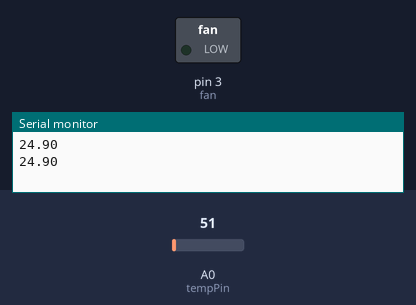
Bench run of a sketch on a simulated Arduino Uno, built with avr-gcc and run on an emulated ATmega328P. Parts: switched loads named in the sketch (green lamp = pin HIGH), the last lines printed to the serial monitor. The test bench sets the inputs (shaded band); at power-on: A0 (tempPin) = 51.

Above: at 1.8 s.
1.9 s: A0 (tempPin) set to 61
At 3.8 s:
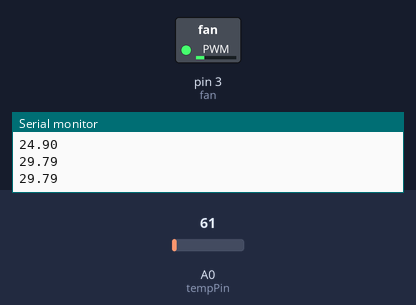
4.5 s: A0 (tempPin) set to 71
At 7.2 s:
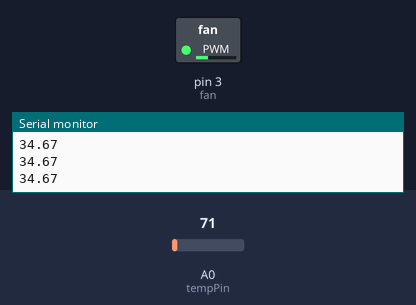
7.5 s: A0 (tempPin) set to 112
At 9.7 s:
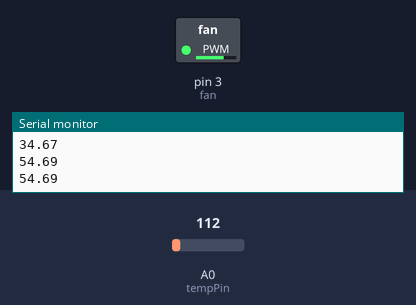
Timing chart, 0 to 11.2 s (numbered marks = the images above; inputs shaded):
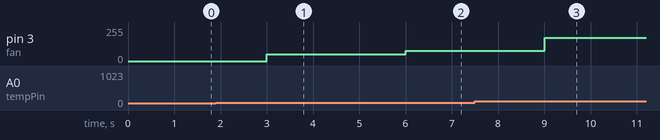

The sketch:

pr8_2.ino
```cpp
float temp;
int tempPin = A0; //arduino pin used for temperature sensor
int tempMin = 25; // the temperature to start the buzzer
int tempMax = 70;
int fan = 3; // the pin where fan is connected
int fanSpeed = 0;

void setup() {
  pinMode(fan, OUTPUT);
  pinMode(tempPin, INPUT);
  Serial.begin(9600);
}

void loop() {
  temp = analogRead(tempPin);
  temp = (temp *5.0*100.0)/1024.0;
  Serial.println(temp);
  delay(1000);
  if(temp < tempMin) {
    fanSpeed = 0;
    digitalWrite(fan, LOW);}
  if((temp >= tempMin) && (temp <= tempMax))
  {
    fanSpeed = map(temp, tempMin, tempMax, 32, 255);
    analogWrite(fan, fanSpeed); }


}
```

Measured:
- after the input at 1.9 s, pin 3 (fan): 0/255 → 51/255 after 1.1 s
- after the input at 4.5 s, pin 3 (fan): 51/255 → 76/255 after 1.5 s
- after the input at 7.5 s, pin 3 (fan): 76/255 → 175/255 after 1.5 s
